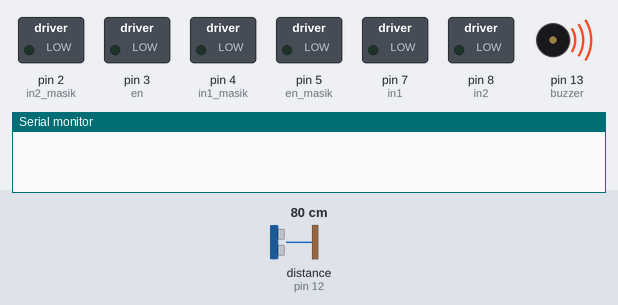
Recording of a sketch running on a simulated Arduino Uno, built with avr-gcc and run on an emulated ATmega328P. Shown: switched loads named in the sketch (green lamp = pin HIGH), buzzer (waves = sounding), the last lines printed to the serial monitor. Dashed ring = blinking. The test bench sets the inputs (shaded band); at power-on: distance to the obstacle (sensor on pin 12) 80 cm. The echo pulse lasts 58.3 µs per cm.

Above: at 0.1 s.
At 18.6 s:
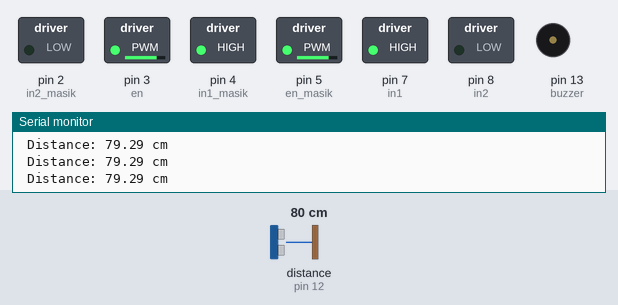
18.7 s: distance to the obstacle (sensor on pin 12) set to 34 cm
20.2 s: distance to the obstacle (sensor on pin 12) set to 28 cm
At 20.75 s:
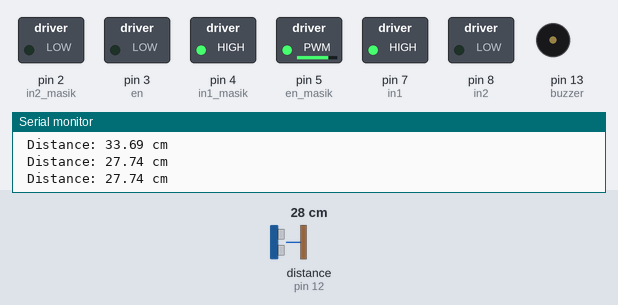
Timing chart, 0 to 29.2 s (numbered marks = the images above; inputs shaded):
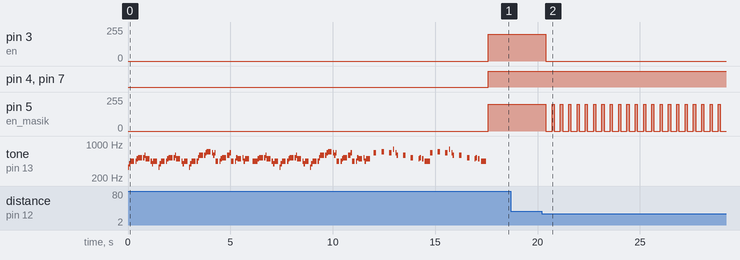

The sketch:

Code.ino
```cpp
#define en 3
#define in1 7
#define in2 8
#define in1_masik 4
#define in2_masik 2
#define en_masik 5

//ultrasonic sensor
int triggerPin=12;
int echoPin=12;
float distance;
float duration;

//Kalózok
const int buzzer = 13;

// Change to 0.5 for a slower version of the song, 1.25 for a faster version
const float songSpeed = 2.0;

// Defining frequency of each music note
#define NOTE_C4 262
#define NOTE_D4 294
#define NOTE_E4 330
#define NOTE_F4 349
#define NOTE_G4 392
#define NOTE_A4 440
#define NOTE_B4 494
#define NOTE_C5 523
#define NOTE_D5 587
#define NOTE_E5 659
#define NOTE_F5 698
#define NOTE_G5 784
#define NOTE_A5 880
#define NOTE_B5 988

// Music notes of the song, 0 is a rest/pulse
int notes[] = {
    NOTE_E4, NOTE_G4, NOTE_A4, NOTE_A4, 0,
    NOTE_A4, NOTE_B4, NOTE_C5, NOTE_C5, 0,
    NOTE_C5, NOTE_D5, NOTE_B4, NOTE_B4, 0,
    NOTE_A4, NOTE_G4, NOTE_A4, 0,

    NOTE_E4, NOTE_G4, NOTE_A4, NOTE_A4, 0,
    NOTE_A4, NOTE_B4, NOTE_C5, NOTE_C5, 0,
    NOTE_C5, NOTE_D5, NOTE_B4, NOTE_B4, 0,
    NOTE_A4, NOTE_G4, NOTE_A4, 0,

    NOTE_E4, NOTE_G4, NOTE_A4, NOTE_A4, 0,
    NOTE_A4, NOTE_C5, NOTE_D5, NOTE_D5, 0,
    NOTE_D5, NOTE_E5, NOTE_F5, NOTE_F5, 0,
    NOTE_E5, NOTE_D5, NOTE_E5, NOTE_A4, 0,

    NOTE_A4, NOTE_B4, NOTE_C5, NOTE_C5, 0,
    NOTE_D5, NOTE_E5, NOTE_A4, 0,
    NOTE_A4, NOTE_C5, NOTE_B4, NOTE_B4, 0,
    NOTE_C5, NOTE_A4, NOTE_B4, 0,

    NOTE_A4, NOTE_A4,
    //Repeat of first part
    NOTE_A4, NOTE_B4, NOTE_C5, NOTE_C5, 0,
    NOTE_C5, NOTE_D5, NOTE_B4, NOTE_B4, 0,
    NOTE_A4, NOTE_G4, NOTE_A4, 0,

    NOTE_E4, NOTE_G4, NOTE_A4, NOTE_A4, 0,
    NOTE_A4, NOTE_B4, NOTE_C5, NOTE_C5, 0,
    NOTE_C5, NOTE_D5, NOTE_B4, NOTE_B4, 0,
    NOTE_A4, NOTE_G4, NOTE_A4, 0,

    NOTE_E4, NOTE_G4, NOTE_A4, NOTE_A4, 0,
    NOTE_A4, NOTE_C5, NOTE_D5, NOTE_D5, 0,
    NOTE_D5, NOTE_E5, NOTE_F5, NOTE_F5, 0,
    NOTE_E5, NOTE_D5, NOTE_E5, NOTE_A4, 0,

    NOTE_A4, NOTE_B4, NOTE_C5, NOTE_C5, 0,
    NOTE_D5, NOTE_E5, NOTE_A4, 0,
    NOTE_A4, NOTE_C5, NOTE_B4, NOTE_B4, 0,
    NOTE_C5, NOTE_A4, NOTE_B4, 0,
    //End of Repeat

    NOTE_E5, 0, 0, NOTE_F5, 0, 0,
    NOTE_E5, NOTE_E5, 0, NOTE_G5, 0, NOTE_E5, NOTE_D5, 0, 0,
    NOTE_D5, 0, 0, NOTE_C5, 0, 0,
    NOTE_B4, NOTE_C5, 0, NOTE_B4, 0, NOTE_A4,

    NOTE_E5, 0, 0, NOTE_F5, 0, 0,
    NOTE_E5, NOTE_E5, 0, NOTE_G5, 0, NOTE_E5, NOTE_D5, 0, 0,
    NOTE_D5, 0, 0, NOTE_C5, 0, 0,
    NOTE_B4, NOTE_C5, 0, NOTE_B4, 0, NOTE_A4};

// Durations (in ms) of each music note of the song
// Quarter Note is 250 ms when songSpeed = 1.0
int durations[] = {
    125, 125, 250, 125, 125,
    125, 125, 250, 125, 125,
    125, 125, 250, 125, 125,
    125, 125, 375, 125,

    125, 125, 250, 125, 125,
    125, 125, 250, 125, 125,
    125, 125, 250, 125, 125,
    125, 125, 375, 125,

    125, 125, 250, 125, 125,
    125, 125, 250, 125, 125,
    125, 125, 250, 125, 125,
    125, 125, 125, 250, 125,

    125, 125, 250, 125, 125,
    250, 125, 250, 125,
    125, 125, 250, 125, 125,
    125, 125, 375, 375,

    250, 125,
    //Rpeat of First Part
    125, 125, 250, 125, 125,
    125, 125, 250, 125, 125,
    125, 125, 375, 125,

    125, 125, 250, 125, 125,
    125, 125, 250, 125, 125,
    125, 125, 250, 125, 125,
    125, 125, 375, 125,

    125, 125, 250, 125, 125,
    125, 125, 250, 125, 125,
    125, 125, 250, 125, 125,
    125, 125, 125, 250, 125,

    125, 125, 250, 125, 125,
    250, 125, 250, 125,
    125, 125, 250, 125, 125,
    125, 125, 375, 375,
    //End of Repeat

    250, 125, 375, 250, 125, 375,
    125, 125, 125, 125, 125, 125, 125, 125, 375,
    250, 125, 375, 250, 125, 375,
    125, 125, 125, 125, 125, 500,

    250, 125, 375, 250, 125, 375,
    125, 125, 125, 125, 125, 125, 125, 125, 375,
    250, 125, 375, 250, 125, 375,
    125, 125, 125, 125, 125, 500};

//Kalózok vége

void setup()
{
  pinMode(en, OUTPUT);
  pinMode(in1, OUTPUT);
  pinMode(in2, OUTPUT);
  pinMode(en_masik, OUTPUT);
  pinMode(in1_masik, OUTPUT);
  pinMode(in2_masik, OUTPUT);

  //ultrasonic sensor
  Serial.begin(9600);

  //speaker
  pinMode(13, OUTPUT);

  //Kalózok
  const int totalNotes = sizeof(notes) / sizeof(int);
  // Loop through each note
  for (int i = 0; i < totalNotes; i++)
  {
    const int currentNote = notes[i];
    float wait = durations[i] / songSpeed;
    // Play tone if currentNote is not 0 frequency, otherwise pause (noTone)
    if (currentNote != 0)
    {
      tone(buzzer, notes[i], wait); // tone(pin, frequency, duration)
    }
    else
    {
      noTone(buzzer);
    }
    // delay is used to wait for tone to finish playing before moving to next loop
    delay(wait);
  }
  //Kalózok vége
}

void loop()
{
  /*speaker
  digitalWrite(13, HIGH);
  delay(1000); // Wait for 1000 millisecond(s)
  digitalWrite(13, LOW);
  delay(1000); // Wait for 1000 millisecond(s)
  */

  //ultrasonic sensor
  pinMode(triggerPin,OUTPUT);
  digitalWrite(triggerPin,LOW);
  delayMicroseconds(2);

  digitalWrite(triggerPin, HIGH);
  delayMicroseconds(5);

  digitalWrite(triggerPin,LOW);
  pinMode(echoPin,INPUT);
  duration=pulseIn(echoPin,HIGH);
  distance=(duration*0.034)/2;

  Serial.print("\n Distance: ");
  Serial.print(distance);
  Serial.print(" cm");
  delay(100);

  //motor
  digitalWrite(en, LOW);
  digitalWrite(in1, HIGH);
  digitalWrite(in2, LOW);
  digitalWrite(en_masik, LOW);
  digitalWrite(in1_masik, HIGH);
  digitalWrite(in2_masik, LOW);
  if(distance > 30) {
    analogWrite(en, 200), analogWrite(en_masik, 200);
  }
  else
  {
    delay(300);
    analogWrite(en, 0), analogWrite(en_masik, 0);
    for(int i = 0; i < 200; i++){

      analogWrite(en, 0), analogWrite(en_masik, i);

    }
  }
}
```

Measured:
- the behaviour switches between 31 and 30 cm on distance to the obstacle (sensor on pin 12) (found by bisection; images 1 and 2)
- after the input at 20.2 s, pin 3 (en): 200/255 → 0/255 after 0.20 s; pin 5 (en_masik): alternates 199/255 for 0.10 s and 0/255 for 0.30 s, starting after 0.20 s
